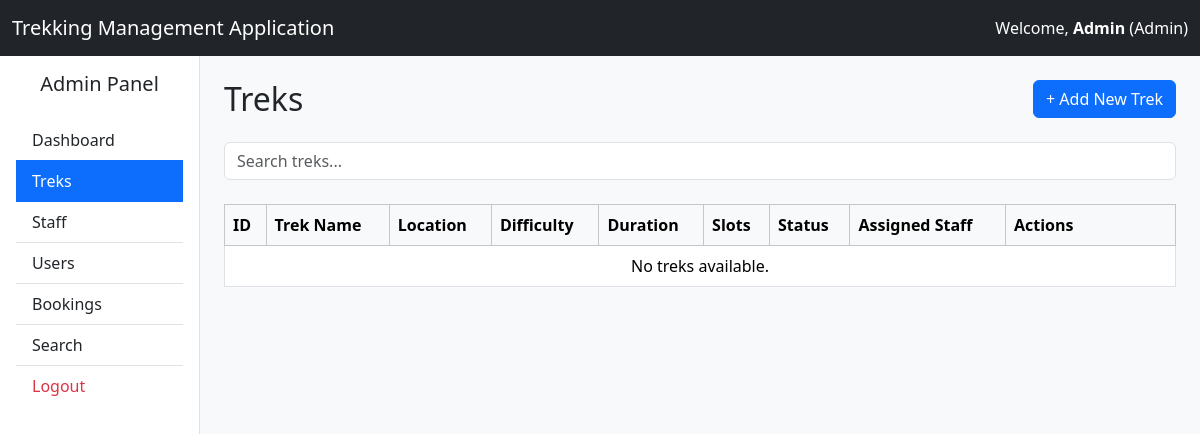
/admin/treks (signed in), run on an earlier commit of the app's database.
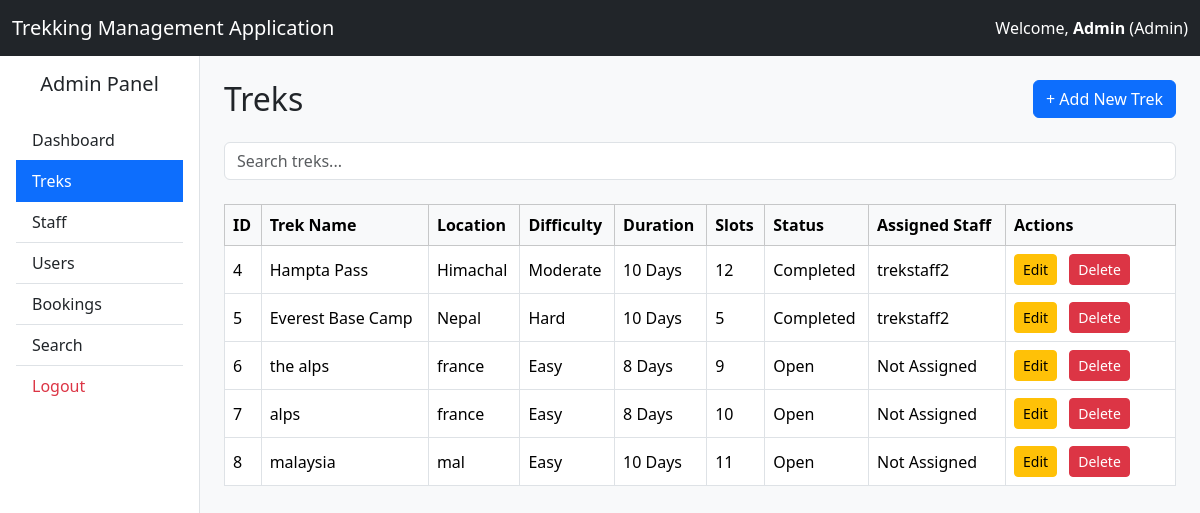
And on a later commit of the database.
### application/models.py (models this page shows, shortened)
class Trek(db.Model):
    __tablename__ = "trek"
    trek_id = db.Column(db.Integer, primary_key=True, autoincrement=True)
    trek_name = db.Column(db.String(100), nullable=False)
    location = db.Column(db.String(100), nullable=False)
    difficulty = db.Column(db.String(20), nullable=False)
    duration = db.Column(db.Integer, nullable=False)
    available_slots = db.Column(db.Integer, nullable=False)
    assigned_staff_id = db.Column(
        db.Integer,
        db.ForeignKey("user.user_id")
    )
    assigned_staff = db.relationship(
    "User",
    foreign_keys=[assigned_staff_id]
)
    status = db.Column(db.String(20), nullable=False)
    start_date = db.Column(db.Date)
    end_date = db.Column(db.Date)
    bookings = db.relationship("Booking", back_populates="trek",cascade="all, delete-orphan")

class User(UserMixin, db.Model):
    __tablename__ = "user"
    user_id = db.Column(db.Integer, primary_key=True, autoincrement=True)
    name = db.Column(db.String(100), nullable=False)
    email = db.Column(db.String(120), unique=True, nullable=False)
    password = db.Column(db.String(200), nullable=False)
    role = db.Column(db.String(20), nullable=False)
    is_approved = db.Column(db.Boolean, default=False)
    is_blacklisted = db.Column(db.Boolean, default=False)
    is_active = db.Column(db.Boolean, default=True)
    bookings = db.relationship("Booking", back_populates="user", cascade="all, delete-orphan")
    staff_profile = db.relationship("StaffProfile", uselist=False)

### application/controllers.py (the view)
@app.route("/admin/treks")
@login_required
def view_treks():
    if current_user.role != "Admin":
        return "Access Denied."
    search = request.args.get("search", "").strip()
    if search:
        treks = Trek.query.filter(
            Trek.trek_name.ilike(f"%{search}%")
        ).all()
    else:
        treks = Trek.query.all()
    return render_template(
        "admin/view_treks.html",
        treks=treks,
        search=search
        )

### main.py (called while the page is built)
@login_manager.user_loader
def load_user(user_id):
    return User.query.get(int(user_id))

### templates/admin/view_treks.html (shortened to what this page needs)
{% extends "base_dashboard.html" %}
{% block sidebar %}
<div class="list-group list-group-flush">
    <a href="{{ url_for('admin_dashboard') }}" class="list-group-item list-group-item-action">
        Dashboard
    </a>
    <a href="{{ url_for('view_treks') }}" class="list-group-item list-group-item-action active">
        Treks
    </a>
    <a href="{{ url_for('view_staff') }}" class="list-group-item list-group-item-action">
        Staff
    </a>
    <a href="{{ url_for('view_users') }}" class="list-group-item list-group-item-action">
        Users
    </a>
    <a href="{{ url_for('admin_bookings') }}" class="list-group-item list-group-item-action">
        Bookings
    </a>
    <a href="{{ url_for('admin_search') }}" class="list-group-item list-group-item-action">
        Search
    </a>
    <a href="{{ url_for('logout') }}" class="list-group-item list-group-item-action text-danger">
        Logout
    </a>
</div>
{% endblock %}
{% block content %}
<div class="d-flex justify-content-between align-items-center mb-4">
    <h2 class="mb-0">
        Treks
    </h2>
    <a href="{{ url_for('add_trek') }}" class="btn btn-primary">
        + Add New Trek
    </a>
</div>
<form method="GET" class="mb-4">
    <input
        type="text"
        name="search"
        value="{{ search }}"
        class="form-control"
        placeholder="Search treks..."
    >
</form>
<div class="table-responsive">
<table class="table table-bordered table-hover align-middle">
    <thead class="table-light">
        <tr>
            <th>ID</th>
            <th>Trek Name</th>
            <th>Location</th>
            <th>Difficulty</th>
            <th>Duration</th>
            <th>Slots</th>
            <th>Status</th>
            <th>Assigned Staff</th>
            <th width="170">Actions</th>
        </tr>
    </thead>
    <tbody>
    {% if treks %}
        {% for trek in treks %}
        <tr>
            <td>{{ trek.trek_id }}</td>
            <td>{{ trek.trek_name }}</td>
            <td>{{ trek.location }}</td>
            <td>{{ trek.difficulty }}</td>
            <td>{{ trek.duration }} Days</td>
            <td>{{ trek.available_slots }}</td>
            <td>{{ trek.status }}</td>
            <td>
                {% if trek.assigned_staff %}
                    {{ trek.assigned_staff.name }}
                {% else %}
                    Not Assigned
                {% endif %}
            </td>
            <td>
                <a
                    href="{{ url_for('edit_trek', trek_id=trek.trek_id) }}"
                    class="btn btn-warning btn-sm me-2"
                >
                    Edit
                </a>
                <a
                    href="{{ url_for('delete_trek', trek_id=trek.trek_id) }}"
                    class="btn btn-danger btn-sm"
                >
                    Delete
                </a>
            </td>
        </tr>
        {% endfor %}
    {% else %}
        <tr>
            <td colspan="9" class="text-center">
                No treks available.
            </td>
        </tr>
    {% endif %}
    </tbody>
</table>
</div>
{% endblock %}

What changed in the data, as far as the page shows it:
added Trek: trek_id "4", trek_name "Hampta Pass", location "Himachal", difficulty "Moderate", duration "10", available_slots "12", status "Completed", assigned_staff.name "trekstaff2"
added Trek: trek_id "5", trek_name "Everest Base Camp", location "Nepal", difficulty "Hard", duration "10", available_slots "5", status "Completed", assigned_staff.name "trekstaff2"
added Trek: trek_id "6", trek_name "the alps", location "france", difficulty "Easy", duration "8", available_slots "9", status "Open", shows "Not Assigned"
added Trek: trek_id "7", trek_name "alps", location "france", difficulty "Easy", duration "8", available_slots "10", status "Open", shows "Not Assigned"
added Trek: trek_id "8", trek_name "malaysia", location "mal", difficulty "Easy", duration "10", available_slots "11", status "Open", shows "Not Assigned"
Also different on the page:
text no longer shown: "No treks available."
